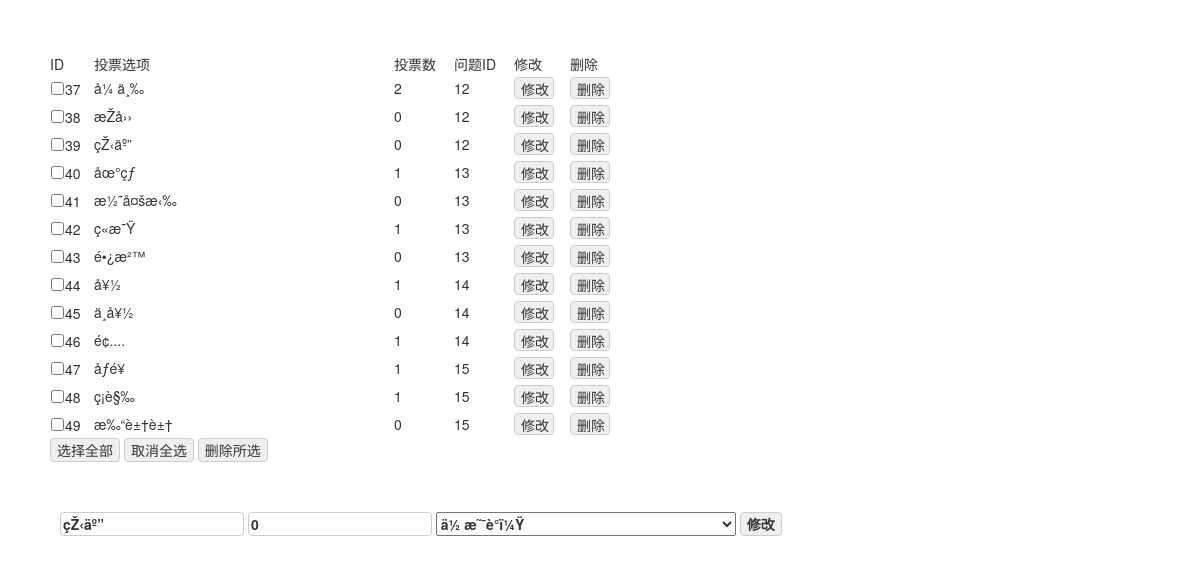
Screenshot of /admin/Optionmanage.php?do=change&id=39 (signed in) with the database file from the repository.
### tables this page shows
CREATE TABLE `voteoption` (
  `cid` int(11) NOT NULL auto_increment,
  `optionname` varchar(100) NOT NULL default '',
  `votenum` int(11) NOT NULL default '0',
  `upid` int(11) NOT NULL,
  PRIMARY KEY  (`cid`,`upid`),
  KEY `fk_voteoption_votename_idx` (`upid`)
);

### admin/Optionmanage.php (the view, shortened to what this page needs)
<?php
	include("../conn.php");
?>
<!DOCTYPE html>
<html>
<head>
<link rel="stylesheet" href="css/add.css" type="text/css" media="screen" />
<link rel="stylesheet" href="utilLib/bootstrap.min.css" type="text/css" media="screen" />
</head>
<body>
<div class="div_from_aoto" style="width: 800px; margin:30px 40px;">
	<div id="result111" class="result111" style="width:300px; height:20px; margin:4px auto; color:#33FF99;  ">
	</div>
  <form name="form1" method="post" action="">
    <table width="560" border="0" cellspacing="0" cellpadding="0">
      <tr>
        <td>ID</td>
        <td>投票选项</td>
		<td>投票数</td>
		<td>问题ID</td>
        <td>修改</td>
        <td>删除</td>
      </tr>
	  <?php
			$result = mysqli_query($db,"select * from voteoption;");
	  		while($row = mysqli_fetch_assoc($result)){
	  ?>
      <tr>
        <td width="44" height="28" valign="middle"><input style="width:15px;" name="checkboxitem" type="checkbox" value="<?php echo $row['cid']; ?>"><?php echo $row['cid']; ?></td>
        <td width="300"><?php echo $row['optionname']; ?></td>
		<td width="60"><?php echo $row['votenum']; ?></td>
		<td width="60"><?php echo $row['upid']; ?></td>
        <td width="*"><input style="width:40px; height:22px;" value="修改" type="button" onClick="location.href='?do=change&id=<?php echo $row['cid']; ?>'"></td>
        <td width="34"><input style="width:40px; height:22px;" value="删除" type="button" onClick="location.href='?do=delete&id=<?php echo $row['cid']; ?>'"></td>
      </tr>
	  <?php }?>
	  <tr>
        <td colspan="4"><input value="选择全部" type="button" onClick="selectall()" />
						<input value="取消全选" type="button" onClick="unselectall()" />
						<input value="删除所选" type="button" onClick="deleteselect()" /></td>
	  </tr>
    </table>
  </form>
 <?php
	if($_GET['do'] == "change"){
		$id = $_GET['id'];
		$result = mysqli_query($db,"select * from voteoption where cid='$id';");
	  	$row = mysqli_fetch_assoc($result)
 ?>
  	<br/>
	<div class="div_from_aoto" style="width: 800px;">
	<form action="" method="post">
	  <label>
	  <input name="optionname" type="text"  value="<?php echo $row['optionname']; ?>">
	  </label>
	  <label>
	  <input name="votenum" type="text"  value="<?php echo $row['votenum']; ?>">
	  </label>
	  <label>
	  <select style="width:300px;" name="subject">
		<?php
			$result2 = $db->query("select * from votename");
			while($row2 = mysqli_fetch_assoc($result2)){
				if($row2['cid'] == $row['upid']){
					echo '<option selected value="'.$row2['cid'].'">'.$row2['question_name'].'</option>';
				}else{
					echo '<option value="'.$row2['cid'].'">'.$row2['question_name'].'</option>';
				}
			}
		?>
	  </select>
	  </label>
	  <label>
	  <input type="submit" name="Submit" value="修改">
	  </label>
	</form>
	</div>
 <?php } ?>
</div>
</body>
</html>

### admin/css/add.css (style rules this page uses)
body { padding: 0px; margin: 0px; line-height: 1.6; font-family: "Helvetica Neue","Hiragino Sans GB","Microsoft YaHei","\9ED1\4F53",Arial,sans-serif !important; color: #222; font-size: 14px; }
input { transition: all 0.30s ease-in-out; -webkit-transition: all 0.30s ease-in-out; -moz-transition: all 0.30s ease-in-out; border: 1px solid #ccc; border-radius: 4px; outline: none; margin-top:4px; }
.div_from_aoto { margin-left: auto; margin-right: auto; padding-left:10px; margin-top: 30px; }

### rows the page displays
voteoption: cid "37", optionname "å¼ ä¸‰", votenum "2", upid "12"
voteoption: cid "38", optionname "æŽå››", votenum "0", upid "12"
voteoption: cid "39", optionname "çŽ‹äº”", votenum "0", upid "12"
voteoption: cid "40", optionname "åœ°çƒ", votenum "1", upid "13"
voteoption: cid "41", optionname "æ½˜å¤šæ‹‰", votenum "0", upid "13"
voteoption: cid "42", optionname "ç«æ˜Ÿ", votenum "1", upid "13"
voteoption: cid "43", optionname "é•¿æ²™", votenum "0", upid "13"
voteoption: cid "44", optionname "å¥½", votenum "1", upid "14"
voteoption: cid "45", optionname "ä¸å¥½", votenum "0", upid "14"
voteoption: cid "46", optionname "é¢....", votenum "1", upid "14"
voteoption: cid "47", optionname "åƒé¥­", votenum "1", upid "15"
voteoption: cid "48", optionname "ç¡è§‰", votenum "1", upid "15"
voteoption: cid "49", optionname "æ‰“è±†è±†", votenum "0", upid "15"

### other values shown
form field subject "ä½ æ˜¯è°ï¼Ÿ"
